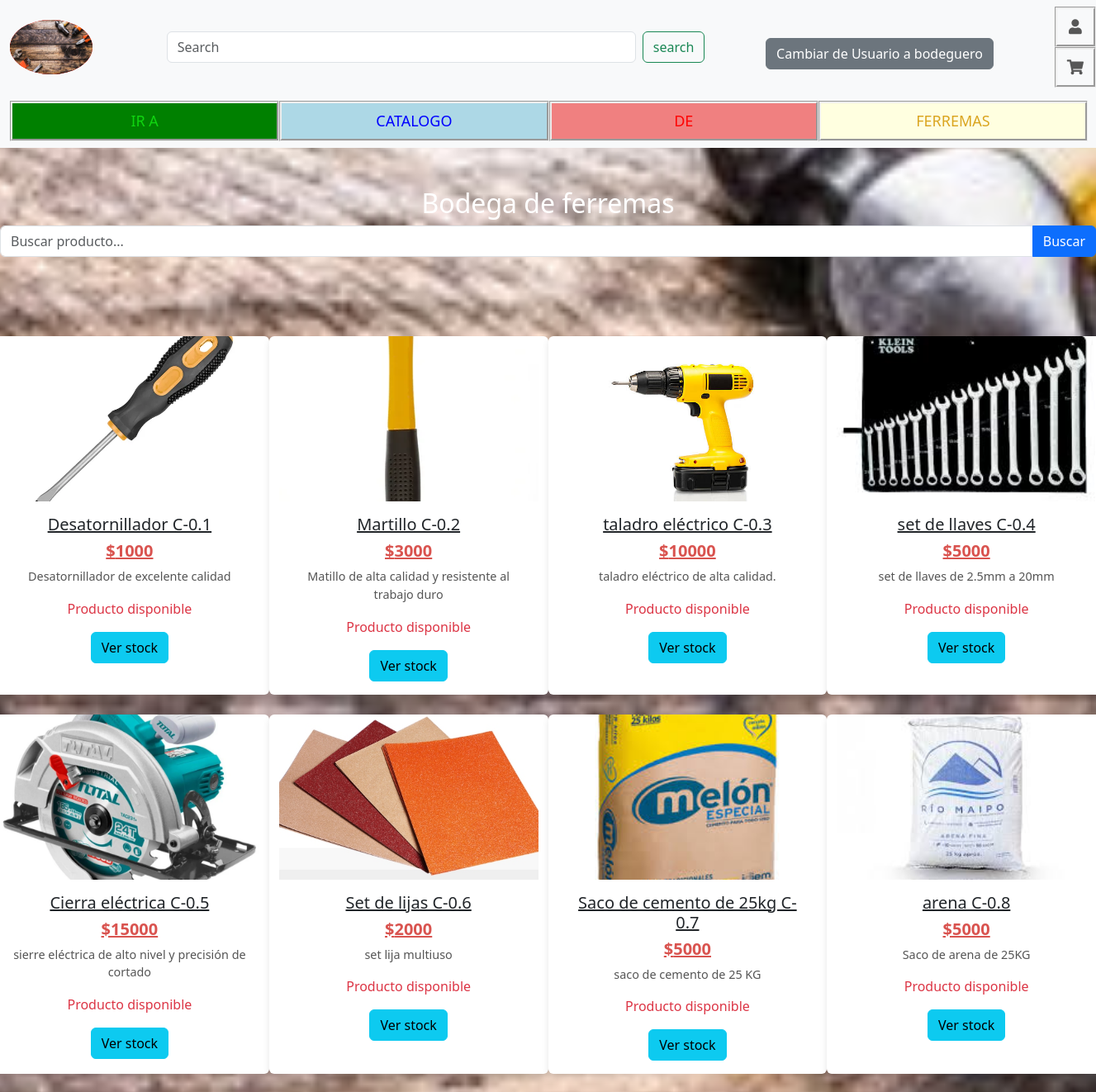
/catalogo_bodeguero/ (upper part), run on an earlier commit of the app's database.
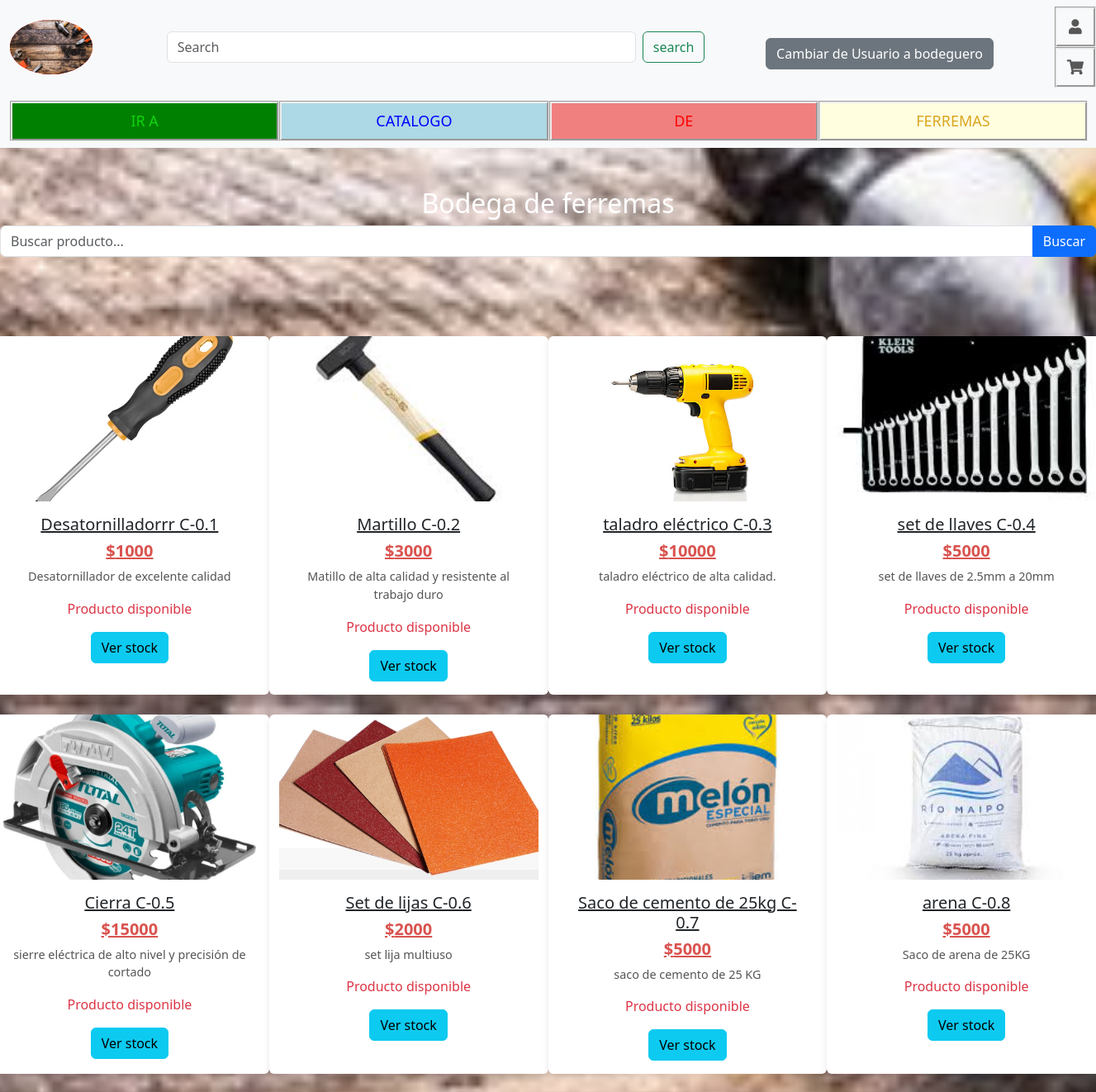
And on a later commit of the database.
### ZonaGamers/models.py (models this page shows, shortened)
class Juego(models.Model):
    nombre = models.CharField(max_length=40)
    precio = models.PositiveBigIntegerField()
    descripcion = models.TextField(max_length=100)
    imagen = models.ImageField(upload_to='juegos/', blank=True, null=True)

### ZonaGamers/views/render_views.py (the view)
# urls.py: path('catalogo_bodeguero/', render_views.catalogo_bodeguero, name='catalogo_bodeguero'),
def catalogo_bodeguero(request):
    juegos = Juego.objects.all()
    return render(request, 'pages/catalogo_bodeguero.html', {'juegos': juegos})

### ZonaGamers/context_processors.py (called while the page is built)
def user_context_processor(request):
    print(f'User:  {request.user.username}')
    return {
        'username': request.user.username,
        'is_authenticated': request.user.is_authenticated
    }

### ZonaGamers/templates/pages/catalogo_bodeguero.html (shortened to what this page needs)
{% extends '../base/base.html' %}
{% load static %}
{% block content %}
<div class="container mt-5">
  <div class="row">
      <h2 id="titulo_catalogo" class="text-center" style="color: white;">Bodega de ferremas</h2>
  </div>
</div>
<div class="row">
    <form method="GET" action="{% url 'catalogo' %}" class="mb-5">
        <div class="input-group">
            <input type="text" class="form-control" name="q" placeholder="Buscar producto...">
            <button class="btn btn-primary" type="submit">Buscar</button>
        </div>
    </form>
</div>
<div class="row mt-5 d-flex card-container">
    {% for juego in juegos %}
    <div class="card card-catalogo col-lg-3 col-md-4 col-6 mb-4 text-center">
        {% if juego.imagen %}
            <img src="{{ juego.imagen.url }}" alt="{{ juego.nombre }}" class="card-img-top img-producto">
        {% else %}
            <img src="{% static 'images/last.avif' %}" alt="{{ juego.nombre }}" class="card-img-top img-producto">
        {% endif %}
        <div class="card-body">
            <h5 class="card-title">{{ juego.nombre }}</h5>
            <h5 class="card-price">${{ juego.precio }}</h5>
            <p class="card-description">{{ juego.descripcion }}</p>
        {% if juego.stock > 0 %}
            <p class="text-success">Producto disponible: {{ juego.stock }} en stock</p>
        {% else %}
            <p class="text-danger">Producto disponible</p>
        {% endif %}
            <a href="{% url 'detalle_producto' juego.id %}" class="btn btn-info btn-block">Ver stock</a>
        </div>
    </div>
    {% empty %}
        <p>No hay juegos disponibles.</p>
    {% endfor %}
</div>
{% endblock %}

What changed in the data, as far as the page shows it:
changed Juego "Desatornillador de excelente calidad": nombre "Desatornillador C-0.1" → "Desatornilladorrr C-0.1"
changed Juego "Martillo C-0.2": imagen: a different picture
changed Juego "sierre eléctrica de alto nivel y precisión de cortado": nombre "Cierra eléctrica C-0.5" → "Cierra C-0.5"
